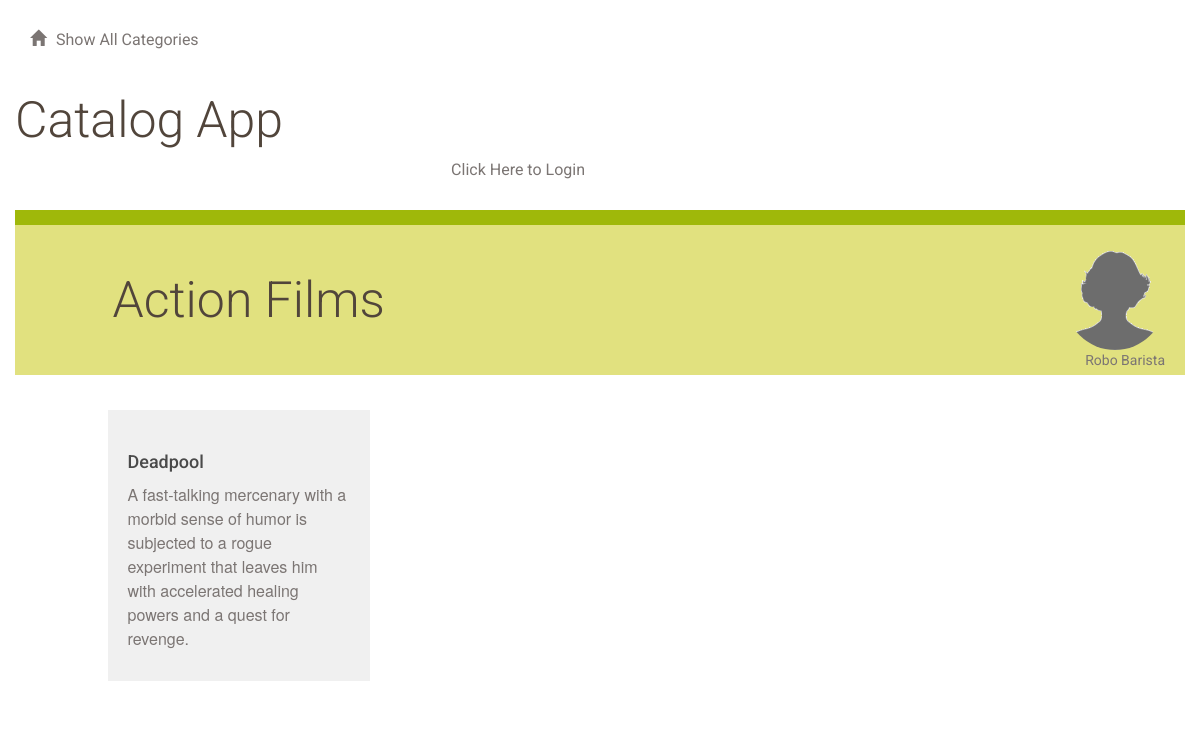
The app's page /catalog/1/items/7/ with its own data.
### database_setup.py (models this page shows, shortened)
class Category(Base):
    __tablename__ = 'category'
    id = Column(Integer, primary_key=True)
    name = Column(String(250), nullable=False)
    user_id = Column(Integer, ForeignKey('user.id'))
    user = relationship(User)

class User(Base):
    __tablename__ = 'user'
    id = Column(Integer, primary_key=True)
    name = Column(String(250), nullable=False)
    email = Column(String(250), nullable=False)
    picture = Column(String(250))

class Item(Base):
    __tablename__ = 'item'
    id = Column(Integer, primary_key=True)
    title = Column(String(250), nullable=False)
    description = Column(String(250))
    date = Column(DateTime, nullable=False)
    cat_id = Column(Integer, ForeignKey('category.id'))
    category = relationship(Category)
    user_id = Column(Integer, ForeignKey('user.id'))
    user = relationship(User)

### app.py (the view)
@app.route('/catalog/<int:category_id>/items/<int:item_id>/')
def showItemDetails(item_id, category_id):
    item = session.query(Item).filter_by(id=item_id).one()
    creator = getUserInfo(item.user_id)
    if 'username' not in login_session or \
       creator.id != login_session['user_id']:
        return render_template('publicitemDetails.html',
                               item=item,
                               creator=creator)
    else:
        return render_template('itemDetails.html',
                               item=item,
                               creator=creator)

### app.py (called while the page is built)
def getUserInfo(user_id):
    user = session.query(User).filter_by(id=user_id).one()
    return user

### templates/publicitemDetails.html
{% extends "main.html" %}
{% block content %}
{% include "header.html" %}
	<div class="row divider green">
		<div class="col-md-12"></div>
	</div>
	<div class="row banner menu">
		<div class="col-md-11 col-md-offset-1 padding-none">
			<h1>{{ item.category.name }}
				<figure class="creator">
					<img src="{{ url_for('static', filename='blank_user.gif') }}">
					<figcaption>{{ creator.name }}</figcaption>
				</figure>
			</h1>
		</div>
	</div>
  <div class="row">
    <div class="col-md-1"></div>
    <div class="col-md-3">
            <div class="menu-item">
              <h3>{{item.title}}</h3>
              <p>{{item.description}}</p>
            </div>
    </div>
    <div class="col-md-1"></div>
  </div>
  {% endblock %}

### static/styles.css (style rules this page uses)
* { font-family: "Helvetica Neue Bold", Roboto, Helvetica, Arial, sans-serif; font-weight: 700; }
h1 { font-family: "Helvetica Neue Light", Roboto, Helvetica, Arial, sans-serif; font-size: 50px; color: #51453B; line-height: 60px; font-weight: 300; }
h3 { font-size: 18px; color: #4A4A4A; line-height: 23px; }
p { font-family: "Helvetica Neue", Roboto, Helvetica, Arial, sans-serif; font-size: 16px; color: #7B7573; line-height: 24px; font-weight: 400; }
.padding-none { padding: 0; }
.divider { height: 15px; }
.divider.green { background-color: #9FB80A; }
.banner.menu { height: 150px; background-color: #E1E17F; }
.banner h1 { margin: 45px 0; }
.menu-item { background: #F0F0F0; padding: 20px; margin: 20px; margin-left: -20px; }
.creator { padding-right: 20px; margin-top: -20px; text-align: right; float:right; }
.creator img { width: 100px; border-radius: 50%; }
.creator figcaption { font-size: 14px; color: #7B7573; font-weight: 400; margin-top: -20px; }

### records on screen
Category: category.name "Action Films"
User: name "Robo Barista"
Item: title "Deadpool", description "A fast-talking mercenary with a morbid sense of humor is subjected to a rogue experiment that leaves him with accelerated healing powers and a quest for revenge."
